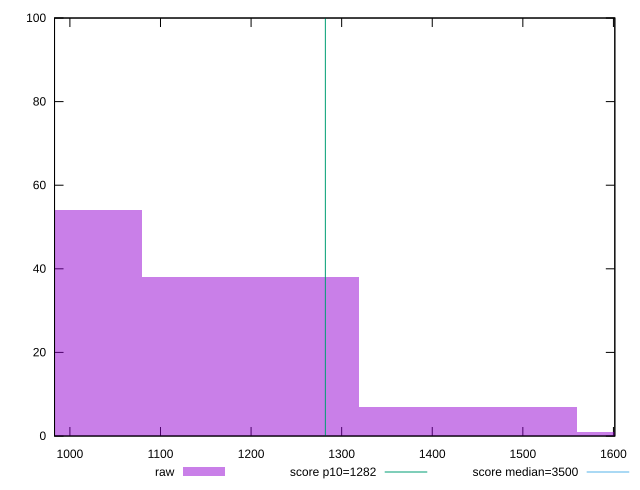

Write gnuplot code to recreate this figure.
reset

$raw <<EOF
1439.555779682363 7
1199.629816401969 38
1679.481742962757 1
959.7038531215753 54
EOF

set key outside below
set boxwidth 239.92596328039383
set xrange [983.0360000000005:1601.5319999999992]
set yrange [0:100]
set trange [0:100]
set style fill transparent solid 0.5 noborder

set parametric
set terminal svg size 640, 490 enhanced background rgb 'white'
set output "report_00020_2021-02-19T21:17:38.612Z2/bootup-time/samples/pages+cached/raw/histogram.svg"

plot $raw title "raw" with boxes, \
     1282,t title "score p10=1282", \
     3500,t title "score median=3500"

reset
